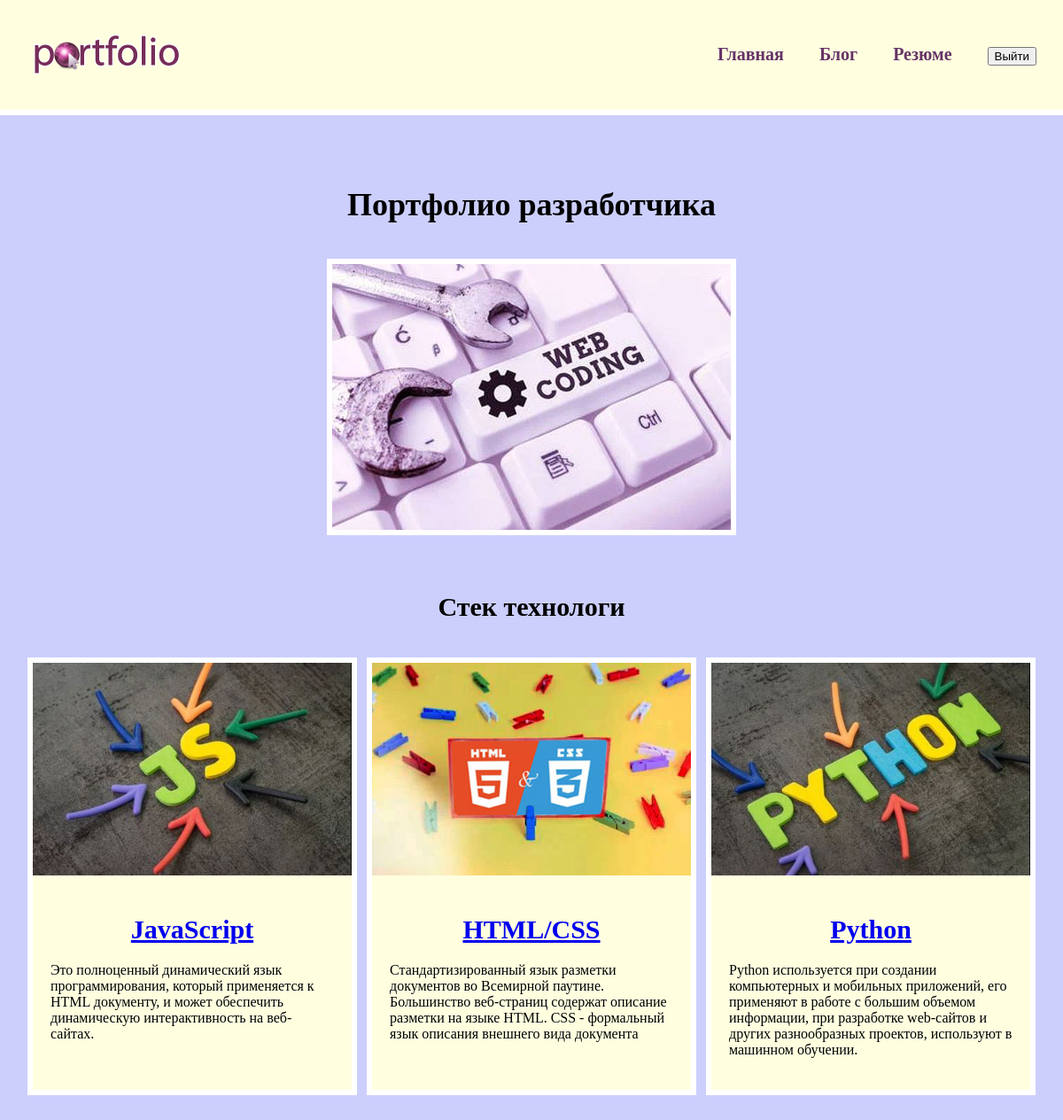
Page /index/ (signed in) on the committed database.
### skills/models.py (models this page shows)
class Skills(models.Model):
    title = models.CharField(max_length=100)  # Charfild = input type text
    description = models.CharField(max_length=250)
    image = models.ImageField(upload_to='skills/images/')  # ImageFild = input type= file, rasmlar media papkaning ichida  skills/images kurinishida saqlanadi
    url = models.URLField(blank=True)  # Urlfild = input type = url,   blank=True =  null- bush pulishi mumkin
    def __str__(self):
        return self.title

### skills/views.py (the view)
# urls.py: path("index/", views.index, name='index'),
@login_required()
def index(request):
    projects = Skills.objects.all()
    print(projects)
    return render(request, 'skills/index.html', {'projects': projects})

### skills/templates/skills/index.html
{% extends 'skills/base.html' %}
{% load static %}
{% block content%}
<h1>Портфолио разработчика</h1>
<div class="img">
    <img src="{% static 'skills/wc.jpg' %}" alt="">
</div>
<h2>Стек технологи </h2>
<div class="block">
    {% for project in projects %}
        <div class="element">
            <div>
                <img src="{{ project.image.url }}" alt="">
            </div>
            <div class="text">
                <h2><a href="{{ project.url }}" target="_blank">{{ project.title }} </a></h2>
                <p>{{ project.description }}</p>
            </div>
        </div>
    {% endfor %}
</div>
{% endblock content%}

### skills/templates/skills/base.html (shortened to what this page needs)
<!DOCTYPE html>
{% load static %}
<html lang="en">
<head>
    <link rel="stylesheet" href="{% static 'css/style.css' %}">
</head>
<body>
<div class="menu">
    <div class="wrap">
        <div class="logo">
            <a href="{% url 'index' %}">
                <img src="{% static 'skills/logo.png' %}" alt="">
            </a>
        </div>
        <ul>
            {% if user.is_authenticated %}
            <li><a href="{% url 'index' %}">Главная</a></li>
            <li><a href="{% url 'blogs' %}">Блог</a></li>
            <li><a href="{% static 'skills/resume.pdf' %}" target="_blank">Резюме</a></li>
            <li>
                <form action="{% url 'logoutuser' %}" method="post">
                    <input type="submit" value="Выйти">
                </form>
            </li>
            {% else %}
                <li><a href="{% url 'home' %}">UpServis</a></li>
                <li><a href="{% url 'signupuser' %}">Зарегистрироваться</a></li>
                <li><a href="{% url 'userlogin' %}">Войти</a></li>
            {% endif %}
        </ul>
    </div>
</div>
<div class="content">
    <div class="wrap">
        {% block content%}
        {% endblock content%}
    </div>
</div>
</body>
</html>

### skills/static/css/style.css (style rules this page uses)
body { background-color: #cccffc; margin: 0; padding: 0; }
.wrap { max-width: 1200px; margin: 0 auto; padding: 20px; box-sizing: border-box; }
.block { display: flex; flex-wrap: wrap; justify-content: space-evenly; margin-bottom: 60px; }
.element, .count { background: lightyellow; border: 6px solid #FFF; margin: 20px 0; }
.text { width: 360px; padding: 20px; box-sizing: border-box; }
.block img { max-width: 360px; }
.content h1 { text-align: center; margin: 60px 0 40px; font-size: 36px; }
.img + h2, .text h2 { text-align: center; margin: 20px 0; font-size: 30px; }
.img { text-align: center; margin-bottom: 60px; }
.img img { border: 6px solid #FFF; }
.menu { background: lightyellow; padding: 10px; border-bottom: 6px solid #FFF; }
.menu .wrap { display: flex; flex-wrap: wrap; justify-content: space-between; align-items: center; }
.menu a { color: #663366; font-weight: bold; text-decoration: none; }
.menu ul { display: flex; list-style: none; font-size: 20px; }
.menu li { margin-left: 40px; }

### rows in the picture
Skills: image (picture), title "JavaScript", description "Это полноценный динамический язык программирования, который применяется к HTML документу, и может обеспечить динамическую интерактивность на веб-сайтах."
Skills: image (picture), title "HTML/CSS", description "Стандартизированный язык разметки документов во Всемирной паутине. Большинство веб-страниц содержат описание разметки на языке HTML. CSS - формальный язык описания внешнего вида документа"
Skills: image (picture), title "Python", description "Python используется при создании компьютерных и мобильных приложений, его применяют в работе с большим объемом информации, при разработке web-сайтов и других разнообразных проектов, используют в машинном обучении."
